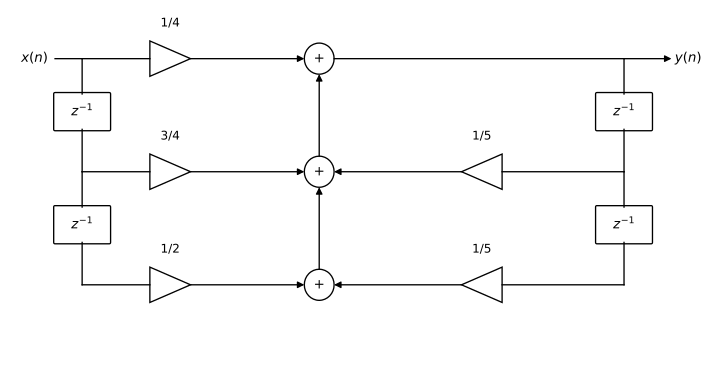

Python code for this plot:
"""TSIG2, partiel 2014-2015, ex. 2 q. 1 — Schéma de réalisation causale (forme directe I)
du filtre T1 : y(n) = y(n-1)/5 + y(n-2)/5 + x(n)/4 + 3x(n-1)/4 + x(n-2)/2.
Figure construite d'après l'équation (1) du sujet."""
import matplotlib
matplotlib.use("Agg")
import matplotlib.pyplot as plt
from matplotlib.patches import FancyBboxPatch, Circle
plt.rcParams.update({"font.family": "sans-serif", "font.size": 10, "svg.fonttype": "none"})
fig, ax = plt.subplots(figsize=(7.5, 4))
ax.set_xlim(0, 10); ax.set_ylim(-0.4, 4.6); ax.axis("off")
fl = dict(arrowstyle="-|>", color="k", lw=1, shrinkA=0, shrinkB=0)
def fleche(x0, y0, x1, y1): ax.annotate("", xy=(x1, y1), xytext=(x0, y0), arrowprops=fl)
def boite(x, y, txt, w=0.8, h=0.5):
    ax.add_patch(FancyBboxPatch((x - w/2, y - h/2), w, h, boxstyle="round,pad=0.02", fc="white", ec="k"))
    ax.text(x, y, txt, ha="center", va="center")
def gain(x, y, txt):
    ax.add_patch(plt.Polygon([[x - 0.3, y + 0.25], [x - 0.3, y - 0.25], [x + 0.3, y]], fc="white", ec="k"))
    ax.text(x, y + 0.42, txt, ha="center", va="bottom", fontsize=9)
def somme(x, y):
    ax.add_patch(Circle((x, y), 0.22, fc="white", ec="k")); ax.text(x, y, "+", ha="center", va="center")
Y = [4, 2.4, 0.8]          # niveaux : n, n-1, n-2
xe, xs = 1.0, 9.0          # colonne des retards entrée / sortie
# Branche d'entrée
ax.text(0.1, Y[0], "$x(n)$", ha="left", va="center")
ax.plot([0.6, xe], [Y[0], Y[0]], "k", lw=1)
for i in range(2):
    ax.plot([xe, xe], [Y[i], (Y[i] + Y[i+1]) / 2 + 0.3], "k", lw=1)
    boite(xe, (Y[i] + Y[i+1]) / 2 + 0.05, "$z^{-1}$")
    ax.plot([xe, xe], [(Y[i] + Y[i+1]) / 2 - 0.2, Y[i+1]], "k", lw=1)
for yy, g in zip(Y, ["1/4", "3/4", "1/2"]):
    ax.plot([xe, 2.0], [yy, yy], "k", lw=1); gain(2.3, yy, g); fleche(2.6, yy, 4.28, yy)
# Additionneurs (chaîne verticale)
for yy in Y: somme(4.5, yy)
fleche(4.5, Y[2] + 0.22, 4.5, Y[1] - 0.22); fleche(4.5, Y[1] + 0.22, 4.5, Y[0] - 0.22)
# Sortie
ax.plot([4.72, xs], [Y[0], Y[0]], "k", lw=1); fleche(xs, Y[0], 9.7, Y[0])
ax.text(9.75, Y[0], "$y(n)$", ha="left", va="center")
for i in range(2):
    ax.plot([xs, xs], [Y[i], (Y[i] + Y[i+1]) / 2 + 0.3], "k", lw=1)
    boite(xs, (Y[i] + Y[i+1]) / 2 + 0.05, "$z^{-1}$")
    ax.plot([xs, xs], [(Y[i] + Y[i+1]) / 2 - 0.2, Y[i+1]], "k", lw=1)
for yy in Y[1:]:
    ax.plot([xs, 7.2], [yy, yy], "k", lw=1); fleche(6.6, yy, 4.72, yy)
    ax.add_patch(plt.Polygon([[7.2, yy + 0.25], [7.2, yy - 0.25], [6.6, yy]], fc="white", ec="k"))
    ax.text(6.9, yy + 0.42, "1/5", ha="center", va="bottom", fontsize=9)
fig.tight_layout(); fig.savefig("ann-2014-schema-t1.svg")
